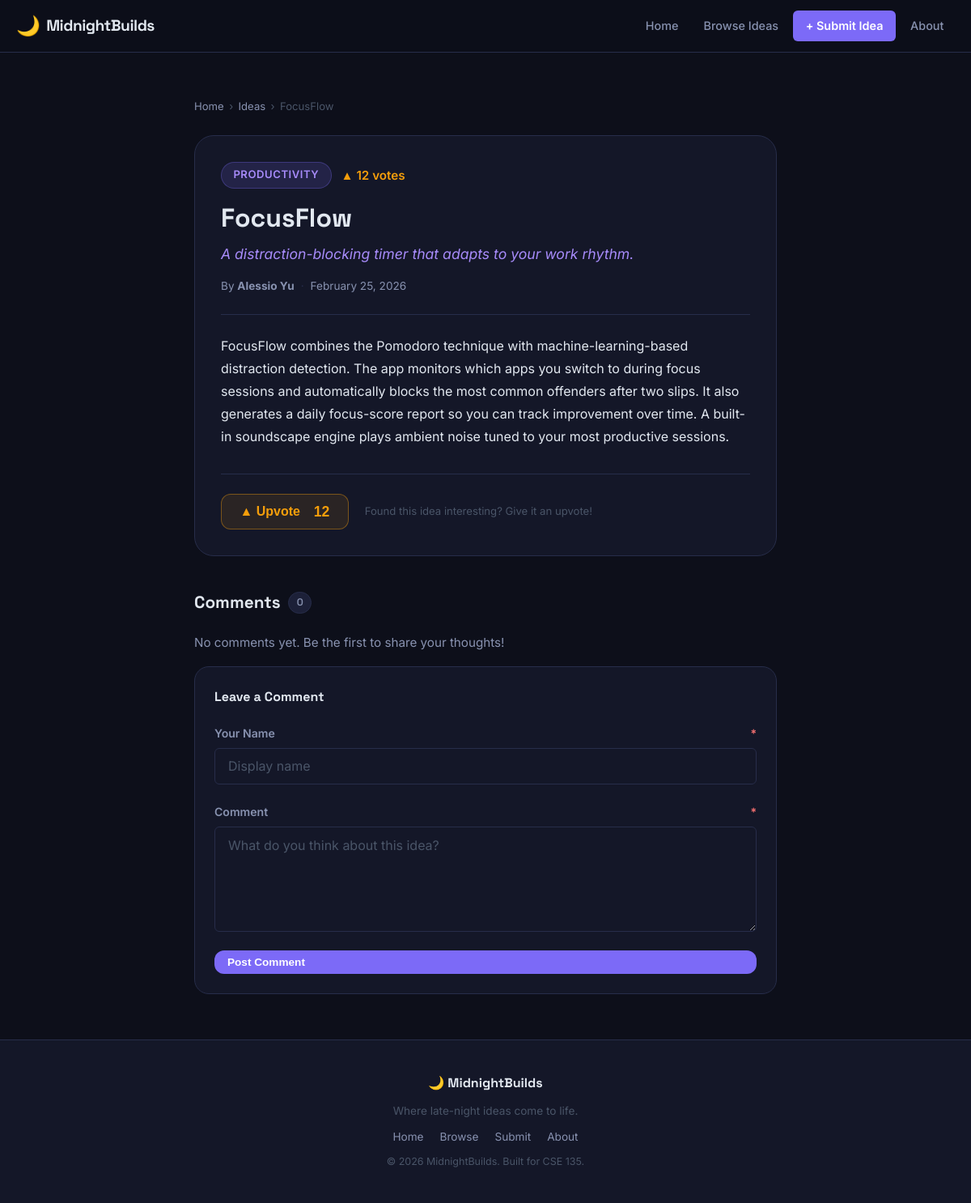
Screenshot of /idea.php?id=1 with the database file from the repository.
### tables this page shows
CREATE TABLE IF NOT EXISTS ideas (
    id          INT          AUTO_INCREMENT PRIMARY KEY,
    title       VARCHAR(255) NOT NULL,
    pitch       VARCHAR(255) NOT NULL,
    description TEXT         NOT NULL,
    category    VARCHAR(50)  NOT NULL,
    author_name VARCHAR(100) NOT NULL,
    upvotes     INT          DEFAULT 0,
    created_at  TIMESTAMP    DEFAULT CURRENT_TIMESTAMP
);

### idea.php (the view, shortened to what this page needs)
<?php
$pdo = get_db();
$id = filter_input(INPUT_GET, 'id', FILTER_VALIDATE_INT);
$stmt = $pdo->prepare('SELECT * FROM ideas WHERE id = :id');
$stmt->execute([':id' => $id]);
$idea = $stmt->fetch();
$commentErrors = [];
$commentData   = [];
$cStmt = $pdo->prepare(
    'SELECT author, body, created_at FROM comments WHERE idea_id = :id ORDER BY created_at ASC'
);
$cStmt->execute([':id' => $id]);
$comments = $cStmt->fetchAll();
include __DIR__ . '/includes/header.php';
?>
<section class="section">
    <div class="container container--narrow">
        <nav class="breadcrumb" aria-label="Breadcrumb">
            <a href="/midnightbuilds/">Home</a>
            <span>›</span>
            <a href="/midnightbuilds/ideas.php">Ideas</a>
            <span>›</span>
            <span><?= htmlspecialchars($idea['title']) ?></span>
        </nav>
        <article class="idea-detail">
            <header class="idea-detail__header">
                <div class="idea-detail__meta-top">
                    <span class="category-badge category-badge--lg"><?= htmlspecialchars($idea['category']) ?></span>
                    <span class="upvote-display upvote-display--lg">▲ <?= (int) $idea['upvotes'] ?> votes</span>
                </div>
                <h1 class="idea-detail__title"><?= htmlspecialchars($idea['title']) ?></h1>
                <p class="idea-detail__pitch"><?= htmlspecialchars($idea['pitch']) ?></p>
                <div class="idea-detail__by">
                    <span>By <strong><?= htmlspecialchars($idea['author_name']) ?></strong></span>
                    <span class="separator">·</span>
                    <time datetime="<?= htmlspecialchars($idea['created_at']) ?>">
                        <?= date('F j, Y', strtotime($idea['created_at'])) ?>
                    </time>
                </div>
            </header>
            <div class="idea-detail__body">
                <?php
                $paragraphs = array_filter(
                    explode("\n\n", $idea['description']),
                    fn($p) => trim($p) !== ''
                );
                foreach ($paragraphs as $p): ?>
                    <p><?= nl2br(htmlspecialchars(trim($p))) ?></p>
                <?php endforeach; ?>
            </div>
            <div class="upvote-section">
                <form method="POST" action="/midnightbuilds/idea.php?id=<?= $id ?>">
                    <button type="submit" class="btn-upvote" aria-label="Upvote this idea">
                        ▲ Upvote &nbsp;<span class="upvote-count"><?= (int) $idea['upvotes'] ?></span>
                    </button>
                </form>
                <p class="upvote-hint">Found this idea interesting? Give it an upvote!</p>
            </div>
        </article>
        <section class="comments-section" id="comments">
            <h2 class="comments-title">
                Comments
                <span class="comment-count"><?= count($comments) ?></span>
            </h2>
            <?php if (empty($comments)): ?>
                <p class="empty-state">No comments yet. Be the first to share your thoughts!</p>
            <?php endif; ?>
            <div class="comment-form-wrap">
                <h3 class="comment-form-title">Leave a Comment</h3>
                <form class="comment-form" method="POST"
                      action="/midnightbuilds/idea.php?id=<?= $id ?>#comments">
                    <div class="form-group <?= isset($commentErrors['author']) ? 'has-error' : '' ?>">
                        <label for="comment_author" class="form-label">Your Name <span class="required">*</span></label>
                        <input
                            type="text"
                            id="comment_author"
                            name="comment_author"
                            class="form-input"
                            maxlength="100"
                            value="<?= htmlspecialchars($commentData['author'] ?? '') ?>"
                            placeholder="Display name"
                            required
                        >
                    </div>
                    <div class="form-group <?= isset($commentErrors['body']) ? 'has-error' : '' ?>">
                        <label for="comment_body" class="form-label">Comment <span class="required">*</span></label>
                        <textarea
                            id="comment_body"
                            name="comment_body"
                            class="form-textarea"
                            rows="4"
                            maxlength="1000"
                            placeholder="What do you think about this idea?"
                            required
                        ><?= htmlspecialchars($commentData['body'] ?? '') ?></textarea>
                    </div>
                    <button type="submit" class="btn btn-primary btn-sm">Post Comment</button>
                </form>
            </div>
        </section>
    </div>
</section>
<?php include __DIR__ . '/includes/footer.php'; ?>

### rows the page displays
ideas: title "FocusFlow", category "PRODUCTIVITY", upvotes "12", pitch "A distraction-blocking timer that adapts to your work rhythm.", author_name "Alessio Yu", created_at "February 25, 2026", description "FocusFlow combines the Pomodoro technique with machine-learning-based distraction detection. The app monitors which apps you switch to during focus sessions and automatically blocks the most common offenders after two slips. It also generates a daily focus-score report so you can track improvement over time. A built-in soundscape engine plays ambient noise tuned to your most productive sessions."

### other values shown
count($comments) "0"
